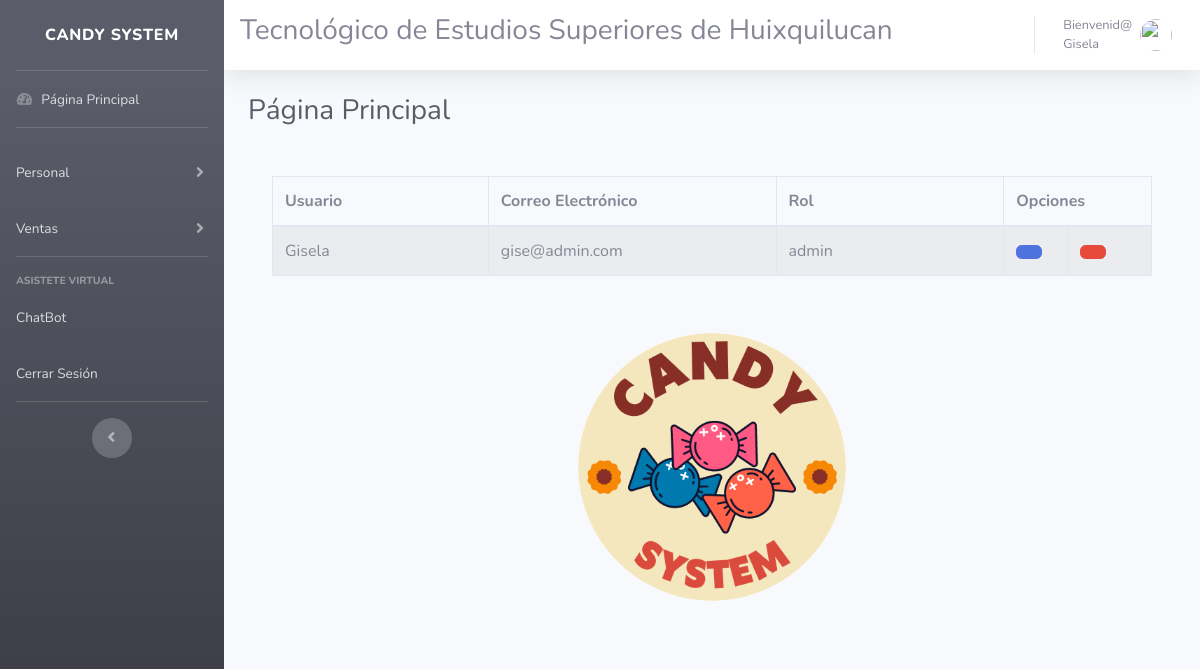
The app's page /admin/admin_portada.php (signed in) with its own data.
### tables this page shows
CREATE TABLE mainlogin (
  id BIGINT UNSIGNED AUTO_INCREMENT PRIMARY KEY,
  username varchar(50) NOT NULL,
  email varchar(50) NOT NULL,
  password varchar(20) NOT NULL,
  role varchar(50) NOT NULL
);

### admin/admin_portada.php (the view, shortened to what this page needs)
<!DOCTYPE html>
<html>
<head>
    <link href="../vendor/fontawesome-free/css/all.min.css" rel="stylesheet" type="text/css">
    <link href="../img" rel="stylesheet">
    <link href="css/sb-admin-2.min.css" rel="stylesheet">
    <link href="../vendor/fontawesome-free/css/all.min.css" rel="stylesheet" type="text/css">
    <link href="../css/sb-admin-2.min.css" rel="stylesheet">
<body>
    <body id="page-top">
        <div id="wrapper">
            <ul class="navbar-nav bg-gradient-dark sidebar sidebar-dark accordion" id="accordionSidebar">
                <a class="sidebar-brand d-flex align-items-center justify-content-center" href="#">
                    <div class="sidebar-brand-text mx-3">Candy System</div>
                </a>
                <hr class="sidebar-divider my-0">
                <li class="nav-item">
                    <a class="nav-link" href="./admin_portada.php">
                        <i class="fas fa-fw fa-tachometer-alt"></i>
                        <span>Página Principal</span></a>
                </li>
                <hr class="sidebar-divider">
                <li class="nav-item">
                    <a class="nav-link collapsed" href="#" data-toggle="collapse" data-target="#collapseTwo" aria-expanded="true" aria-controls="collapseTwo">
                        <span>Personal</span>
                    </a>
                </li>
                <li class="nav-item">
                    <a class="nav-link collapsed" href="#" data-toggle="collapse" data-target="#collapseUtilities" aria-expanded="true" aria-controls="collapseUtilities">
                        <span>Ventas</span>
                    </a>
                </li>
                <hr class="sidebar-divider">
                <div class="sidebar-heading">
                    Asistete Virtual
                </div>
                <li class="nav-item">
                    <a class="nav-link" href="./CRUD _CHATBOOT/index.php">
                        <span> ChatBot</span></a>
                </li>
                <li class="nav-item">
                    <a class="nav-link" href="../cerrar_sesion.php">
                        <span>Cerrar Sesión</span></a>
                </li>
                <hr class="sidebar-divider d-none d-md-block">
                <div class="text-center d-none d-md-inline">
                    <button class="rounded-circle border-0" id="sidebarToggle"></button>
                </div>
            </ul>
            <div id="content-wrapper" class="d-flex flex-column">
                <div id="content">
                    <nav class="navbar navbar-expand navbar-light bg-white topbar mb-4 static-top shadow">
                        <h3>Tecnológico de Estudios Superiores de Huixquilucan</h3>
                        <ul class="navbar-nav ml-auto">
                            <?php
                            require_once '../DBconect.php';
                            $select_stmt = $db->prepare("SELECT id, username,email, role  FROM mainlogin WHERE email = '$_SESSION[admin_login]'");
                            $select_stmt->execute();
                            while ($row = $select_stmt->fetch(PDO::FETCH_ASSOC)) { ?>
                                <li class="nav-item dropdown no-arrow">
                                    <a class="nav-link dropdown-toggle" href="#" id="userDropdown" role="button" data-toggle="dropdown" aria-haspopup="true" aria-expanded="false">
                                        <span class="mr-2 d-none d-lg-inline text-gray-600 small"><?php echo "Bienvenid@ <br>" . $row["username"];
                                                                                                } ?></span>
                                        <img class="img-profile rounded-circle" src="../img/undraw_profile.svg">
                                    </a>
                                </li>
                        </ul>
                    </nav>
                    <div class="container-fluid">
                        <h1 class="h3 mb-4 text-gray-800">Página Principal</h1>
                        <div class="container">
                            <br>
                            <div class="row">
                                <div class="col-lg-12">
                                    <div class="panel panel-default">
                                        <div class="panel-body">
                                            <div class="table-responsive">
                                                <table class="table table-striped table-bordered table-hover">
                                                    <thead>
                                                        <tr>
                                                            <th width="18%">Usuario</th>
                                                            <th width="24%">Correo Electrónico</th>
                                                            <th width="19%">Rol</th>
                                                            <th colspan="2">Opciones</th>
                                                        </tr>
                                                    </thead>
                                                    <tbody>
                                                        <?php
                                                        require_once '../DBconect.php';
                                                        $select_stmt = $db->prepare("SELECT id, username,email, role  FROM mainlogin WHERE email = '$_SESSION[admin_login]'");
                                                        $select_stmt->execute();
                                                        while ($row = $select_stmt->fetch(PDO::FETCH_ASSOC)) {
                                                        ?>
                                                            <tr>
                                                                <td><?php echo $row["username"]; ?></td>
                                                                <td><?php echo $row["email"]; ?></td>
                                                                <td><?php echo $row["role"]; ?></td>
                                                                <td width="4%"><button class="btn btn-primary"><span class="glyphicon glyphicon-edit" aria-hidden="true"></span></button></td>
                                                                <td width="7%"><button class="btn btn-danger"><span class="glyphicon glyphicon-trash" aria-hidden="true"></span></button></td>
                                                            </tr>
                                                        <?php
                                                        }
                                                        ?>
                                                    </tbody>
                                                </table>
                                            </div>
                                            <center><img src="../Imagenes_Login/Logo_Sin_Fondo.png" width="350" height="350"/></center>
                                        </div>
                                    </div>
                                </div>
                            </div>
                        </div>
                    </div>
                </div>
            </div>
        </div>
    </body>
</html>

### records on screen
mainlogin: username "Gisela", email "gise@admin.com", role "admin"
